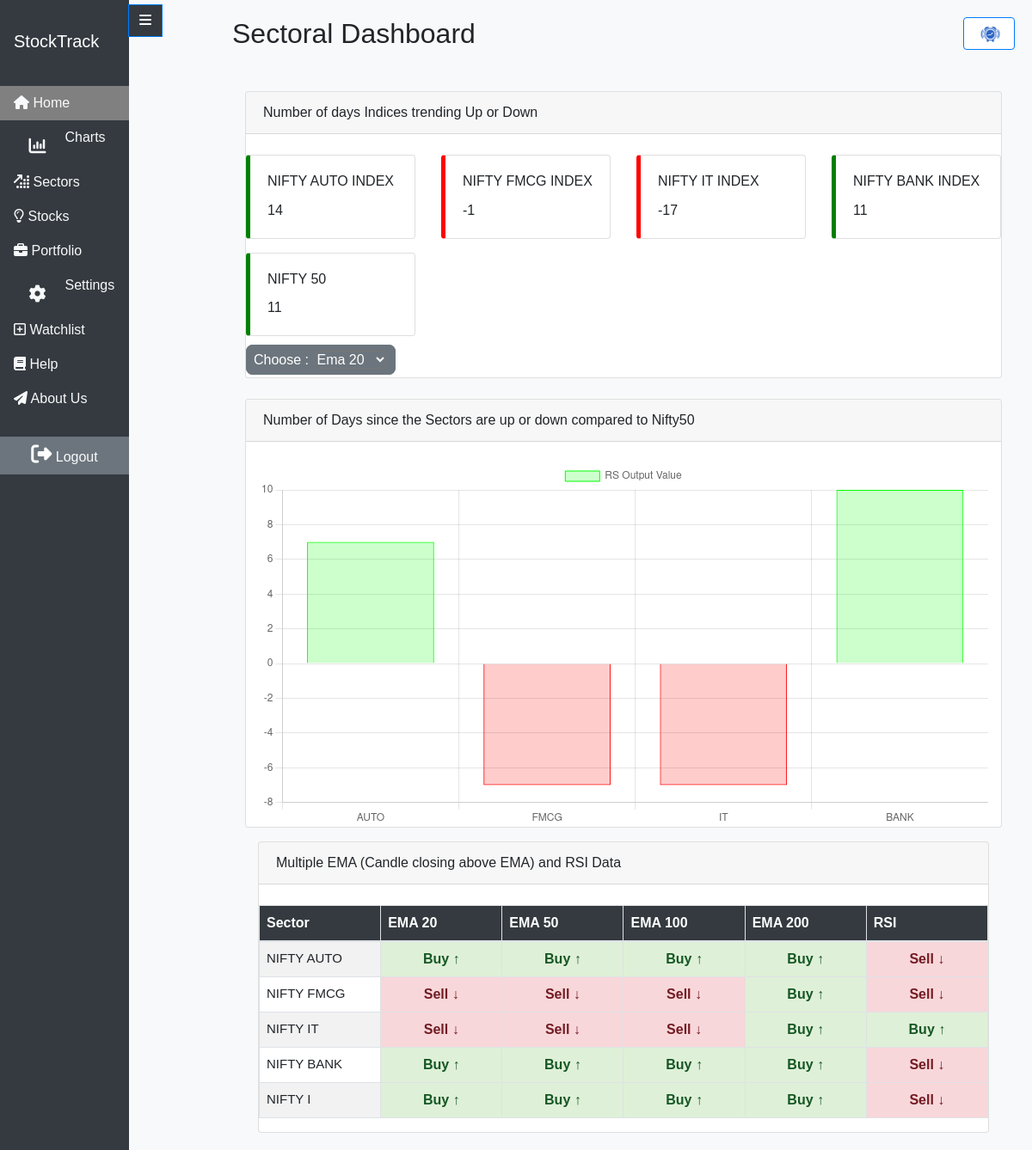
The app's page /dashboard/ (signed in) with its own data.
### Stocks/models.py (models this page shows, shortened)
class EmaCountsSector(models.Model):
    stock_data = models.ForeignKey(SectorData, on_delete=models.CASCADE)
    ema20_output = models.IntegerField()
    ema50_output = models.IntegerField()
    ema100_output = models.IntegerField()
    ema200_output = models.IntegerField()
    rsi_output = models.IntegerField(null=True)
    rs_output = models.IntegerField(null=True)

class SectorData(models.Model):
    symbol = models.CharField(max_length=10)
    date = models.DateField()
    close_price = models.DecimalField(max_digits=10, decimal_places=2)
    ema20 = models.DecimalField(max_digits=10, decimal_places=2, null=True, blank=True)
    ema50 = models.DecimalField(max_digits=10, decimal_places=2, null=True, blank=True)
    ema100 = models.DecimalField(max_digits=10, decimal_places=2, null=True, blank=True)
    ema200 = models.DecimalField(max_digits=10, decimal_places=2, null=True, blank=True)
    rsi = models.DecimalField(max_digits=10, decimal_places=2, null=True, blank=True)
    rs = models.DecimalField(max_digits=10, decimal_places=2, null=True, blank=True)

### Stocks/views.py (the view)
# urls.py: path('dashboard/', views.dashboard, name='dashboard'),  # URL for the sectoral dashboard
@login_required
def dashboard(request):
    latest_dates = SectorData.objects.values('symbol').annotate(latest_date=Max('date'))
    unique_symbols =FinancialData.objects.values_list('symbol', flat=True).distinct()
    sector_data = []
    ema_counts = []
    rs_values = []
    symbols = []
    for stock in latest_dates:
        latest_sector_data = SectorData.objects.filter(symbol=stock['symbol'], date=stock['latest_date']).first()
        if latest_sector_data:
            sector_data.append(latest_sector_data)
            ema_count = EmaCountsSector.objects.filter(stock_data=latest_sector_data).first()
            if ema_count:
                ema_counts.append(ema_count)
                rs_values.append(ema_count.rs_output)
                symbols.append(latest_sector_data.symbol)
    selected_ema = request.GET.get('ema', '20')
    current_path = resolve(request.path_info).url_name
    context = {
        'sector_data': sector_data,
        'unique_symbols': unique_symbols,
        'ema_counts': ema_counts,
        'rs_values': rs_values,
        'symbols': symbols,
        'selected_ema': selected_ema,
        'current_path': current_path,
    }
    return render(request, 'dashboard.html', context)

### templates/dashboard.html (shortened to what this page needs)
{% extends "base.html" %}
{% load static %}
{% block content %}
<h2>Sectoral Dashboard</h2>
<button type="button" class="btn btn-primary logo-button" data-bs-toggle="modal" data-bs-target="#exampleModal" style="max-width: 5%; max-height: 5%; background-color:white;position: absolute;top:20px;right: 20px">
  <img src="{% static 'images/alerts.png' %}" alt="Logo" style="max-width: 110%; max-height: 110%;">
</button>
<div class="container mt-5">
  <div class="card">
    <div class="card-header">
      Number of days Indices trending Up or Down
    </div>
    <br>
    <form method="GET" action="{% url 'dashboard' %}">
      {% if selected_ema == '20' %}
      <div class="row">
        {% for sector in sector_data %}
        {% for ema_count in ema_counts %}
        {% if sector.symbol == ema_count.stock_data.symbol %}
        <div class="col-md-3 mb-3">
          <div class="card {% if ema_count.ema20_output > 0 %}card-positive{% else %}card-negative{% endif %}">
            <div class="card-body">
              {% if sector.symbol == '^NSEI' %}
              <h6 class="card-title">NIFTY 50</h6>
              <p class="card-text">{{ ema_count.ema20_output }}</p>
              {% else %}
              <h6 class="card-title">NIFTY {{ sector.symbol|slice:"4:" }} INDEX</h6>
              <p class="card-text">{{ ema_count.ema20_output }}</p>
              {% endif %}
            </div>
          </div>
        </div>
        {% endif %}
        {% endfor %}
        {% endfor %}
      </div>
      {% endif %}
      <form method="GET" action="{% url 'dashboard' %}">
        <span class="select" style="border:2px solid #6c757d;background:#6c757d;color:white;padding:7px;border-radius:8px">
          <label for="selected_ema">Choose : </label>
          <select name="ema" id="selected_ema" onchange="this.form.submit()" style="background-color:#6c757d;border-radius:8px;color:white">
            <option value="20" {% if selected_ema == '20' %}selected{% endif %}>Ema 20</option>
          </select>
        </span>
      </form>
    </form>
  </div>
</div>
<br>
<div class="container">
  <div class="graph-container">
  <div class="card">
    <div class="card-header">
      Number of Days since the Sectors are up or down compared to Nifty50
    </div>
    <br>
    <div class="container">
      <div class="row">
        <div class="col">
          <canvas id="sectorChart"></canvas>
        </div>
      </div>
    </div>
  </div>
</div>
<script>
  document.addEventListener('DOMContentLoaded', function() {
    var ctx = document.getElementById('sectorChart').getContext('2d');
    var sectorChart = new Chart(ctx, {
      type: 'bar',
      data: {
        labels: [{% for sector in sector_data|slice:"-1" %}'{{ sector.symbol|slice:"4:" }}',{% endfor %}],
        datasets: [{
          label: 'RS Output Value',
          data: [{% for rs_value in rs_values|slice:"-1" %}{{ rs_value }},{% endfor %}],
          backgroundColor: [{% for rs_value in rs_values|slice:"-1" %}{% if rs_value > 0 %}'rgba(0, 255, 0, 0.2)',{% else %}'rgba(255, 0, 0, 0.2)',{% endif %}{% endfor %}],
          borderColor: [{% for rs_value in rs_values|slice:"-1" %}{% if rs_value > 0 %}'rgba(0, 255, 0, 1)',{% else %}'rgba(255, 0, 0, 1)',{% endif %}{% endfor %}],
          borderWidth: 1
        }]
      },
      options: {
        scales: {
          yAxes: [{
            scaleLabel: {
              display: true,
              labelString: 'RS Output Value'
            },
            ticks: {
              beginAtZero: true
            }
          }],
          xAxes: [{
            scaleLabel: {
              display: true,
              labelString: 'Symbol'
            }
          }]
        }
      }
    });
  });
</script>
<link rel="stylesheet" href="//cdn.datatables.net/1.13.7/css/jquery.dataTables.min.css">
<div class="container mt-3">
  <div class="card">
    <div class="card-header">
      Multiple EMA (Candle closing above EMA) and RSI Data
    </div>
    <br>
    <div class="table-responsive">
      <table class="table table-bordered table-striped" id="interactive-table">
        <thead>
          <tr>
            <th style="width: 16.66%;background-color: #343a3f;">Sector</th>
            <th style="width: 16.66%;background-color: #343a3f;">EMA 20</th>
            <th style="width: 16.66%;background-color: #343a3f;">EMA 50</th>
            <th style="width: 16.66%;background-color: #343a3f;">EMA 100</th>
            <th style="width: 16.66%;background-color: #343a3f;">EMA 200</th>
            <th style="width: 16.66%;background-color: #343a3f;">RSI</th>
          </tr>
        </thead>
        <tbody>
          {% for sector in sector_data %}
          <tr>
            <td style="font-size:15px">NIFTY {{ sector.symbol|slice:"4:" }}</td>
            <td style="text-align: center; font-weight: bold; padding: 8px; color: {% if sector.ema20 <= sector.close_price %}#155724{% else %}#721c24{% endif %}; background-color: {% if sector.ema20 <= sector.close_price %}#dff0d8{% else %}#f8d7da{% endif %};">{% if sector.ema20 <= sector.close_price %}<span style="color: #155724;">Buy &#8593;</span>{% else %}<span style="color: #721c24;">Sell &#8595;</span>{% endif %}</td>
            <td style="text-align: center; font-weight: bold; padding: 8px; color: {% if sector.ema50 <= sector.close_price %}#155724{% else %}#721c24{% endif %}; background-color: {% if sector.ema50 <= sector.close_price %}#dff0d8{% else %}#f8d7da{% endif %};">{% if sector.ema50 <= sector.close_price %}<span style="color: #155724;">Buy &#8593;</span>{% else %}<span style="color: #721c24;">Sell &#8595;</span>{% endif %}</td>
            <td style="text-align: center; font-weight: bold; padding: 8px; color: {% if sector.ema100 <= sector.close_price %}#155724{% else %}#721c24{% endif %}; background-color: {% if sector.ema100 <= sector.close_price %}#dff0d8{% else %}#f8d7da{% endif %};">{% if sector.ema100 <= sector.close_price %}<span style="color: #155724;">Buy &#8593;</span>{% else %}<span style="color: #721c24;">Sell &#8595;</span>{% endif %}</td>
            <td style="text-align: center; font-weight: bold; padding: 8px; color: {% if sector.ema200 <= sector.close_price %}#155724{% else %}#721c24{% endif %}; background-color: {% if sector.ema200 <= sector.close_price %}#dff0d8{% else %}#f8d7da{% endif %};">{% if sector.ema200 <= sector.close_price %}<span style="color: #155724;">Buy &#8593;</span>{% else %}<span style="color: #721c24;">Sell &#8595;</span>{% endif %}</td>
            <td style="text-align: center; font-weight: bold; padding: 8px; color: {% if sector.rsi < 50 %}#155724{% else %}#721c24{% endif %}; background-color: {% if sector.rsi < 50 %}#dff0d8{% else %}#f8d7da{% endif %};">{% if sector.rsi < 50 %}<span style="color: #155724;">Buy &#8593;</span>{% else %}<span style="color: #721c24;">Sell &#8595;</span>{% endif %}</td>
        </tr>
          {% endfor %}
        </tbody>
      </table>
    </div>
  </div>
</div>
</head>
<body>
{% endblock %}

### templates/base.html (shortened to what this page needs)
{% load static %}
<!DOCTYPE html>
<html>
  <head>
    {% load static %}
    <link
      rel="stylesheet"
      href="https://stackpath.bootstrapcdn.com/bootstrap/4.3.1/css/bootstrap.min.css"
    />
    <link
      rel="stylesheet"
      href="https://cdnjs.cloudflare.com/ajax/libs/font-awesome/5.15.3/css/all.min.css"
    />
    <link rel="stylesheet" href="{% static 'stocks/styles.css' %}">
  </head>
  <body>
    <div id="sidebar">
      <nav class="navbar navbar-dark">
        <a class="navbar-brand" href="#">StockTrack</a>
      </nav>
      <br>
      <button
        onclick="toggleSidebar()"
        class="btn btn-primary"
        id="toggleButton"
        style="background-color: #343a40"
      >
        <i class="fas fa-bars"></i>
      </button>
      <div class="collapse show" id="navbarToggle">
        <ul class="nav flex-column">
          <li
            class="nav-item {% if current_path == 'dashboard' %}active{% endif %}"
          >
            <a class="nav-link text-light" href="{% url 'dashboard' %}">
              <i class="fas fa-home"></i>
              <span class="nav-text">Home</span>
            </a>
          </li>
          <li
            class="nav-item {% if current_path == 'graph'%}active{% endif %}"
          >
            <a id='graph'
              class="nav-link text-light"
              href="{% url 'graph' type='sector' symbol='^NSEI' ema_value=20 %}
              "
            >
            <i class="fa fa-bar-chart"></i>
              <span class="nav-text">Charts</span>
            </a>
          </li>
          <li
            class="nav-item {% if current_path == 'sectors' %}active{% endif %}"
          >
            <a class="nav-link text-light" href="{% url 'sectors' %}">
              <i class="fa-solid fa-arrow-up-right-dots"></i>
              <span class="nav-text">Sectors</span>
            </a>
          </li>
          <li
            class="nav-item {% if current_path == 'stocks' %}active{% endif %}"
          >
            <a class="nav-link text-light" href="{% url 'stocks' %}">
              <i class="fa-regular fa-lightbulb"></i>
              <span class="nav-text">Stocks</span>
            </a>
          </li>
          <li
            class="nav-item {% if current_path == 'portfolio' %}active{% endif %}"
          >
            <a class="nav-link text-light" href="{% url 'portfolio' %}">
              <i class="fas fa-briefcase"></i>
              <span class="nav-text">Portfolio</span>
            </a>
          </li>
          <li
            class="nav-item {% if current_path == 'settings' %}active{% endif %}"
          >
            <a class="nav-link text-light" href="{% url 'settings' %}">
              <i class="fa fa-gear"></i>
              <span class="nav-text">Settings</span>
            </a>
          </li>
          <li
            class="nav-item {% if current_path == 'watchlist' %}active{% endif %}"
          >
            <a class="nav-link text-light" href="{% url 'watchlist' %}">
              <i class="fa-regular fa-square-plus"></i>
              <span class="nav-text">Watchlist</span>
            </a>
          </li>
          <li class="nav-item {% if current_path == 'help' %}active{% endif %}">
            <a class="nav-link text-light" href="{% url 'help' %}">
              <i class="fas fa-book"></i>
              <span class="nav-text">Help</span>
            </a>
          </li>
          <li
            class="nav-item {% if current_path == 'about' %}active{% endif %}"
          >
            <a class="nav-link text-light" href="{% url 'about' %}">
              <i class="fas fa-paper-plane"></i>
              <span class="nav-text">About Us</span>
            </a>
          </li>
          <br>
          <form id = "logout-form" method = "post" action="{% url 'user_logout' %}" class="nav-item">
            <button
              type="submit"
              onclick="confirmLogout()"
              class="logout-button nav-link text-light"
              style="background-color: #6c757d"
            >
              <i class="fas fa-sign-out-alt logout-icon"></i>
              <span class="nav-text">Logout</span>
            </button></form>
        </ul>
      </div>
      <br>
    </div>
    <div id="content">
      {% block content %}{% endblock %}
    </div>
  </body>
</html>

### static/images/stocks/styles.css (style rules this page uses)
body { margin:0px; padding:0px; font-family: "Open Sans", arial; background:url('https://static.tumblr.com/94eb957a00fd03c0c2f7d26decd71578/u1rhacw/osAmyyh1q/tumblr_static_tumblr_static_gaussian_blur_gradient_desktop_1680x943_wallpaper-393751.jpg'); color:#fff; font-weight:300; }
.fa { position: relative; display: table-cell; width: 55px; height: 36px; text-align: center; top:12px; font-size:20px; }
nav { -webkit-user-select:none; -moz-user-select:none; -ms-user-select:none; -o-user-select:none; user-select:none; }

### templates/base.html (style rules this page uses)
#toggleButton { position: absolute; left: 149px; top: 5px; border-radius: 0rem; }
#toggleButton i { display: inline-block; }
body { font-family: "Arial", sans-serif; }
table { width: 100%; margin-bottom: 1rem; color: #212529; border-collapse: collapse; border-spacing: 0; }
th, td { padding: 0.75rem; text-align: left; border-bottom: 1px solid #dee2e6; }
.table>:not(caption)>*>* { padding: .5rem .5rem; border-bottom-width: 1px; }
th { background-color: #343a3f; color: #fff; }
td { background-color: transparent; }
#sidebar { height: 100%; width: 150px; position: fixed; z-index: 1; top: 0; left: 0; background-color: #343a40; padding-top: 20px; transition: width 0.3s ease; }
#content { margin-left: 250px; padding: 20px; transition: margin-left 0.3s ease; }
.card-positive { border-left: 5px solid green; }
.card-negative { border-left: 5px solid red; }
#navbarToggle li { background-color: #343a40; }
#navbarToggle li.active { background-color: #808080; }
.nav-item.active { background-color: #dc3545; color: #f00; }
.logout-button { background-color: transparent; border: none; cursor: pointer; width: 150px; }
.logout-icon { color: #fff; font-size: 24px; }
body { background-color: #f8f9fa; color: #212529; }
.table-striped tbody tr:nth-of-type(2n) { background-color: transparent; }

### templates/dashboard.html (style rules this page uses)
.btn { flex-grow: 1; margin: 0; }

### records on screen
SectorData: symbol "AUTO", ema20 "Buy ↑", ema50 "Buy ↑", ema100 "Buy ↑", ema200 "Buy ↑", rsi "Sell ↓"
EmaCountsSector: ema20_output "14"
SectorData: symbol "FMCG", ema20 "Sell ↓", ema50 "Sell ↓", ema100 "Sell ↓", ema200 "Buy ↑", rsi "Sell ↓"
EmaCountsSector: ema20_output "-1"
SectorData: symbol "IT", ema20 "Sell ↓", ema50 "Sell ↓", ema100 "Sell ↓", ema200 "Buy ↑", rsi "Buy ↑"
EmaCountsSector: ema20_output "-17"
SectorData: symbol "BANK", ema20 "Buy ↑", ema50 "Buy ↑", ema100 "Buy ↑", ema200 "Buy ↑", rsi "Sell ↓"
EmaCountsSector: ema20_output "11"
SectorData: symbol "I", ema20 "Buy ↑", ema50 "Buy ↑", ema100 "Buy ↑", ema200 "Buy ↑", rsi "Sell ↓"
EmaCountsSector: ema20_output "11"

### other values on screen
chart data {{ rs_value }} 7, -7, -7, 10
